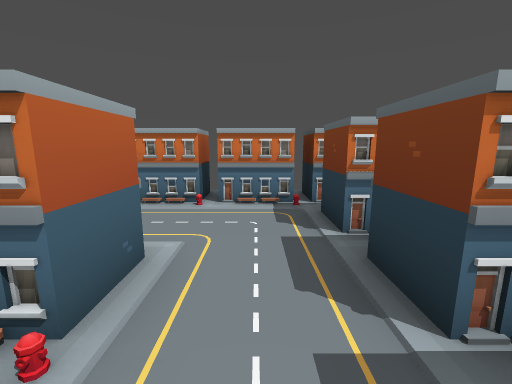
View 1 (above)

24 first-person views from a walk through a Godot game level. The camera is 1.2 m above the floor, tilts 10° down and sees 90° across. The floor is counted in squares, 1 m on a side. Each view is taken from the middle of a square. On the plan, view 1 faces up. The plan holds only what a view shows up to about 12 squares ahead; the rest is blank.

View 2
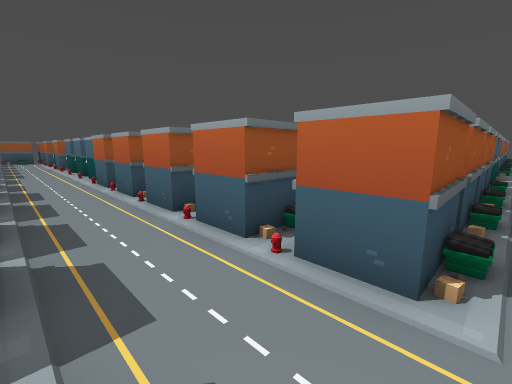

View 3
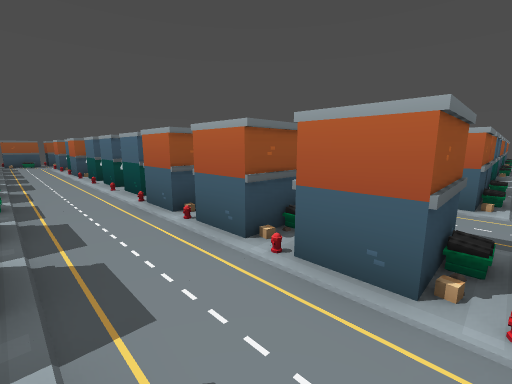

View 4
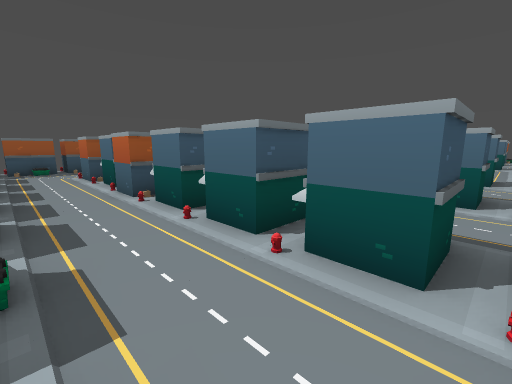

View 5
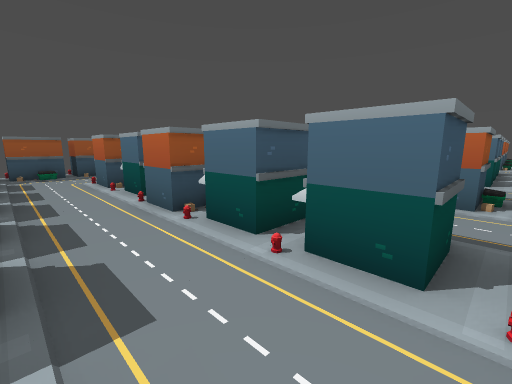

View 6
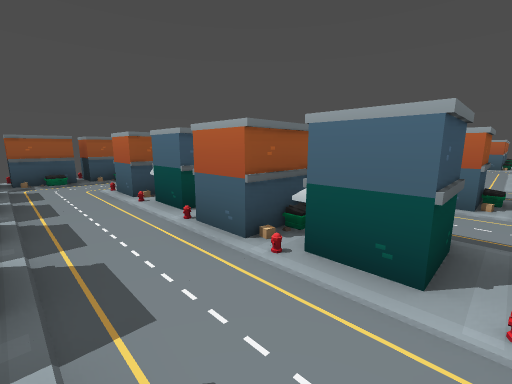

View 7
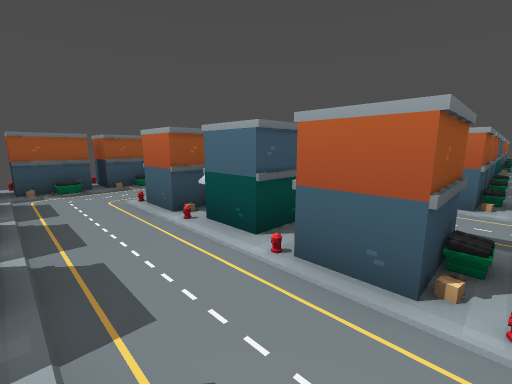

View 8
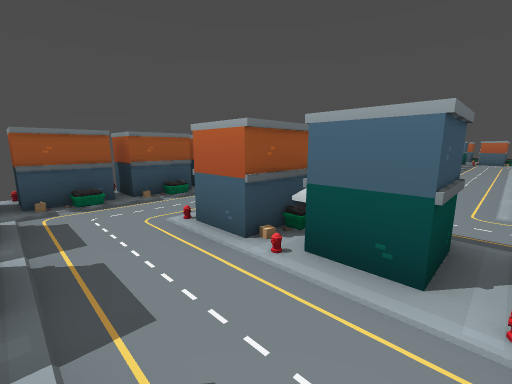

View 9
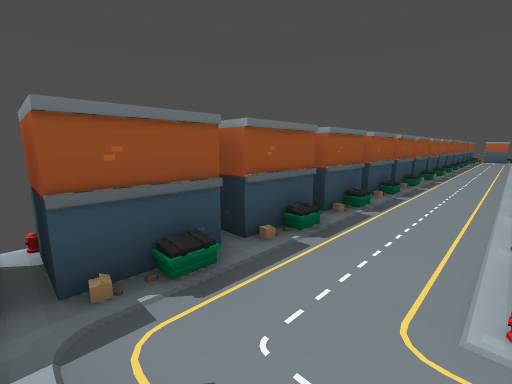

View 10
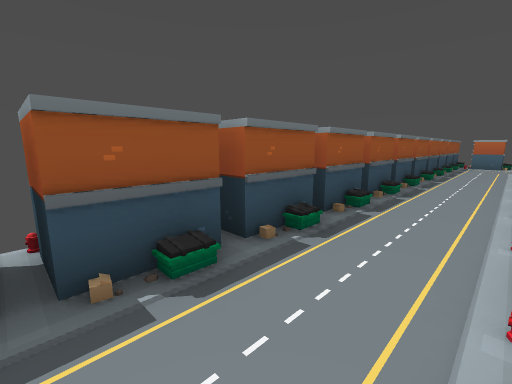

View 11
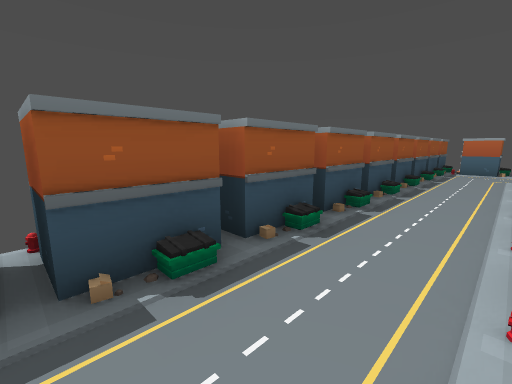

View 12
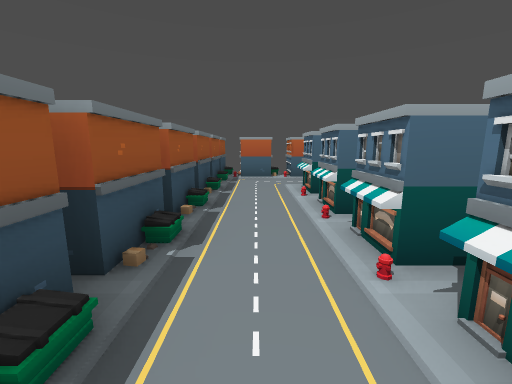

View 13
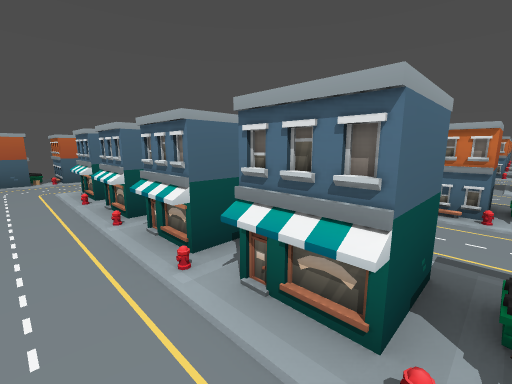

View 14
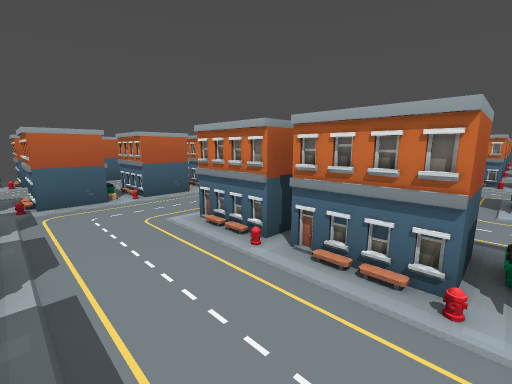

View 15
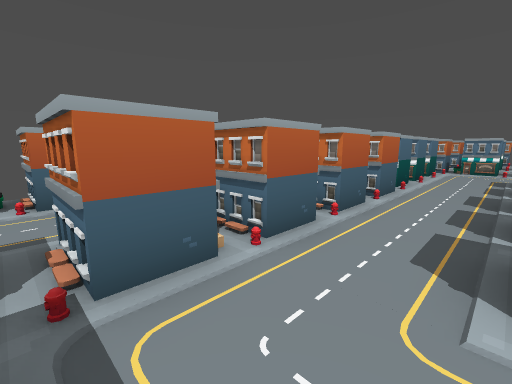

View 16
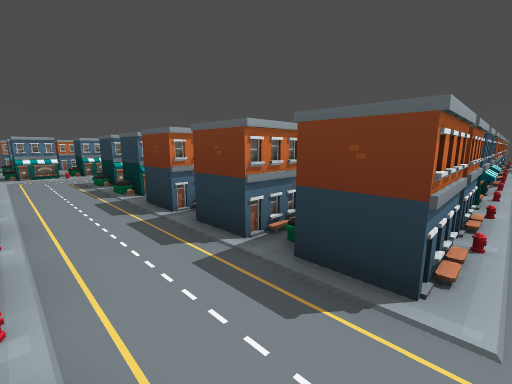

View 17
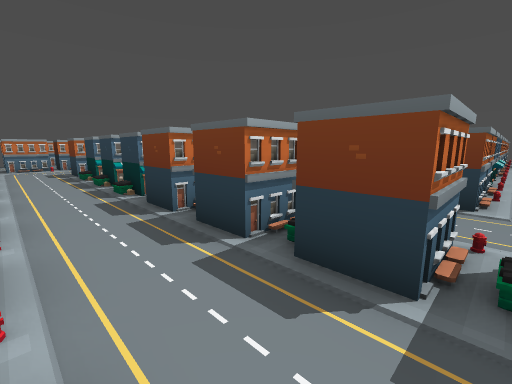

View 18
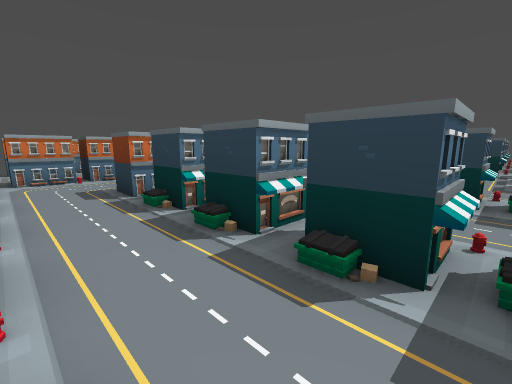

View 19
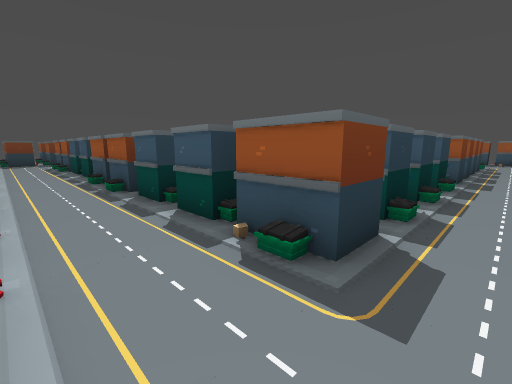

View 20
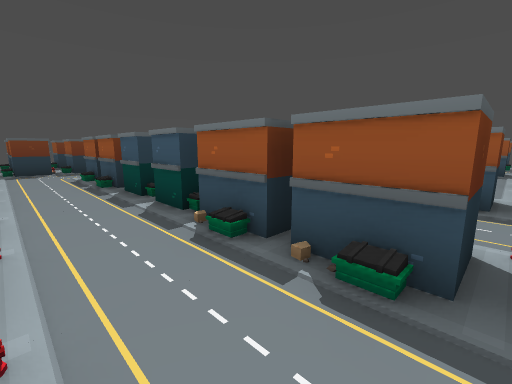

View 21
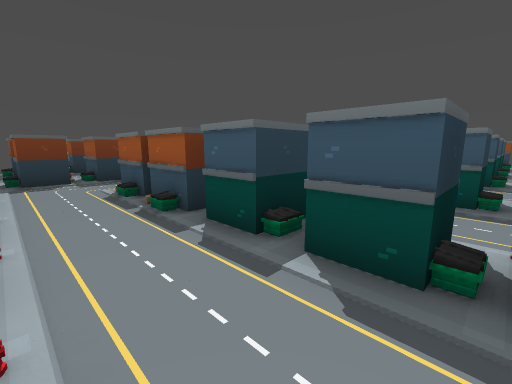

View 22
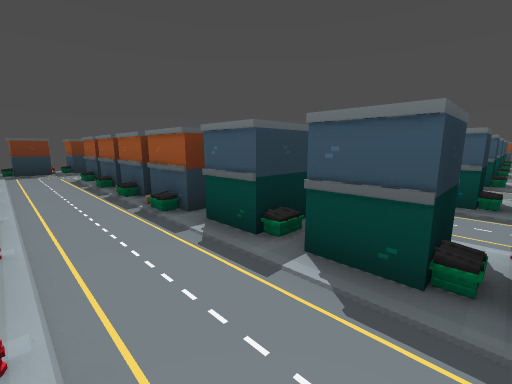

View 23
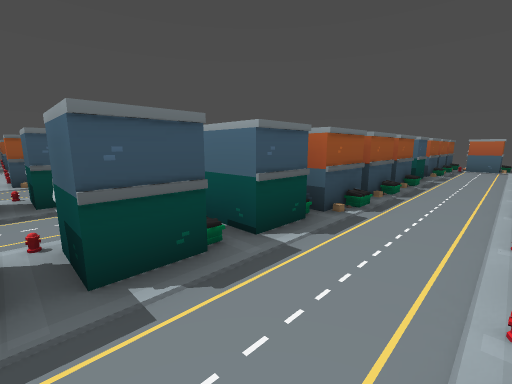

View 24
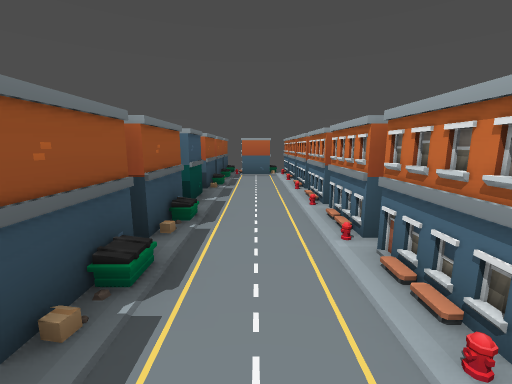

### Floor plan
Key: @ floor where view 1 was taken; # wall or solid block; x gap in a wall; . floor; / step, stairs or slope; ^ raised ledge.
Columns run from 27 left of view 1 to 2 right of it. Each row starts with its distance up from view 1.
  7                           ###
  6   ^^^^^^^^^^^           ^^^^^
  5  #///////////////////////////#
  4  #/.........................^^
  3  #//.........................#
  2   ^^^^^^^^^^^^^^/^^^^^^^^^^.^^
  1   ///////////////////////x...#
  0   ^.....................^ ^@^
 -1   .......................x...#
 -2   ^.^^^^/^^^^^^^/^^^^^^.^ ^.^
 -3   ....///// / /   /      x...
 -4   ^..^... . . ..  .      ^^.^
 -5   ...x... . . ..  .      x...
 -6   ^..^...^^^^ /^ ^^       ^.^
 -7   ...x...x///////....x.......
 -8   ^..^...^....../^.  ^...^...
 -9   ...^...^.......x...^...x...
-10   ^.^^^.^^^ /^/^ ^  ^ ^..^...
-11   ...x...x. .//////..x...x...
-12   ^.^^^.^^^ ...     ^ ^..^..^
-13   ...x...x. ...  ....x...^...
-14   ^.^^^.^^^^^^/^^^^^^ ^.^^^.^
-15   ...x...//////////////......
-16   ^.^^^................. ^..^
-17 ##..../......            ^...
-18   ^. ^/^/^/^/            ^^.^
-19 ##...//////////////////////..
-20   ^.........................^
-21 ##...........................
-22   ^^^^^^^^^^^^^^^^^^^^^^^^^^^
-23                 #   #     ###

Positions as (right, up) in squares from view 1, and headings:
1: (0, 0), facing up
2: (1, 3), facing down-left
3: (1, -1), facing down-left
4: (1, -7), facing down-left
5: (1, -9), facing down-left
6: (1, -11), facing down-left
7: (1, -13), facing down-left
8: (1, -15), facing down-left
9: (1, -19), facing down-left
10: (-7, -19), facing down-left
11: (-11, -19), facing down-left
12: (-15, -20), facing left
13: (-15, -20), facing up-left
14: (-15, -17), facing up-left
15: (-19, -17), facing up-left
16: (-21, -15), facing up-right
17: (-25, -15), facing up-right
18: (-25, -9), facing up-right
19: (-24, 1), facing down-right
20: (-17, 1), facing down-right
21: (-13, 1), facing down-right
22: (-13, 5), facing down-right
23: (-9, 5), facing down-left
24: (-14, 4), facing left
